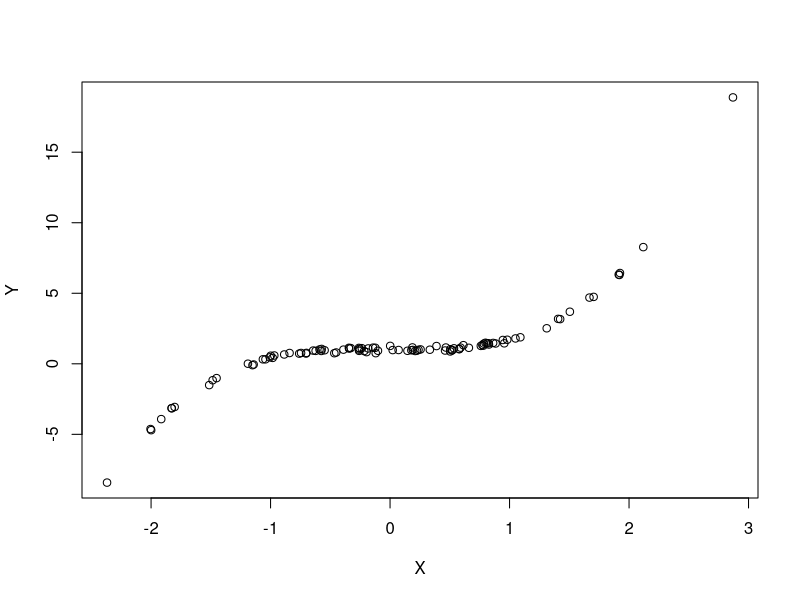
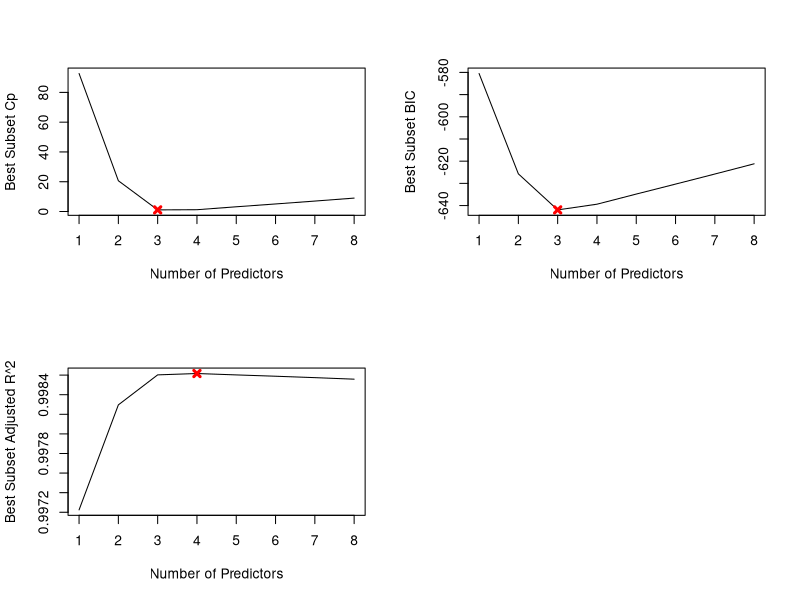
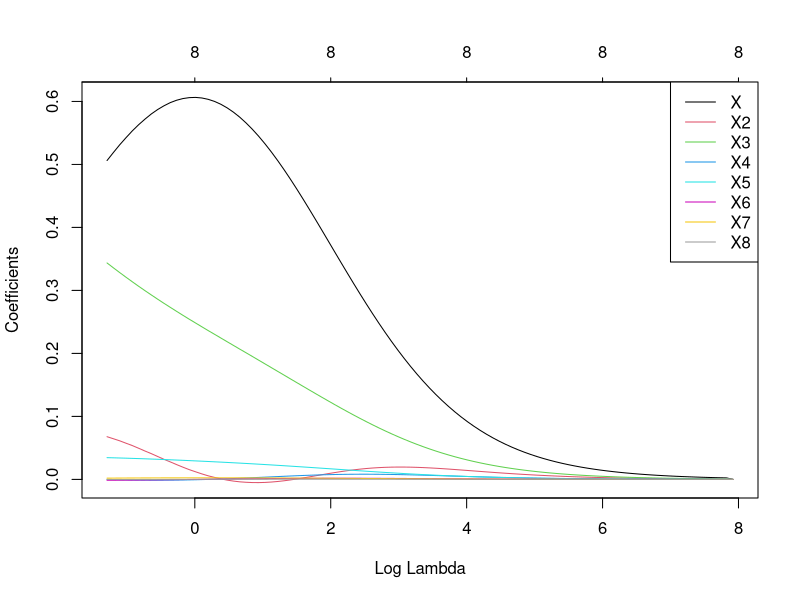
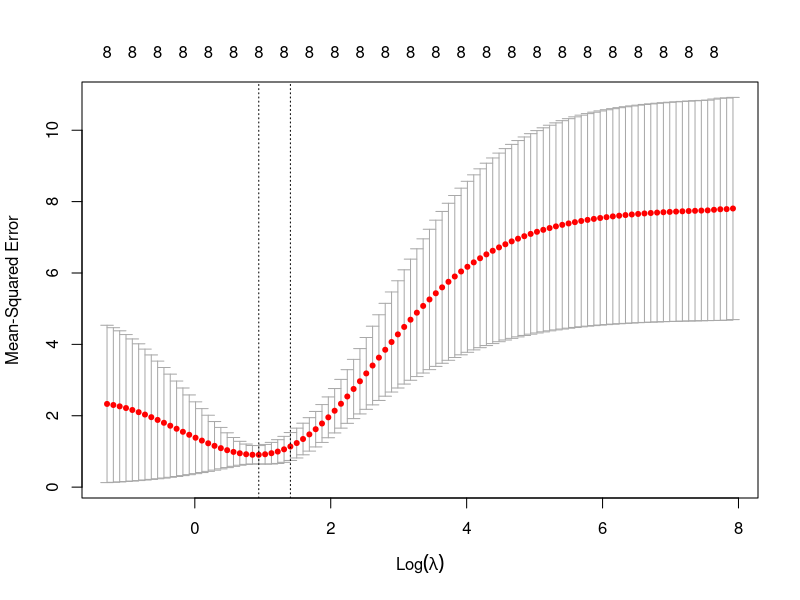
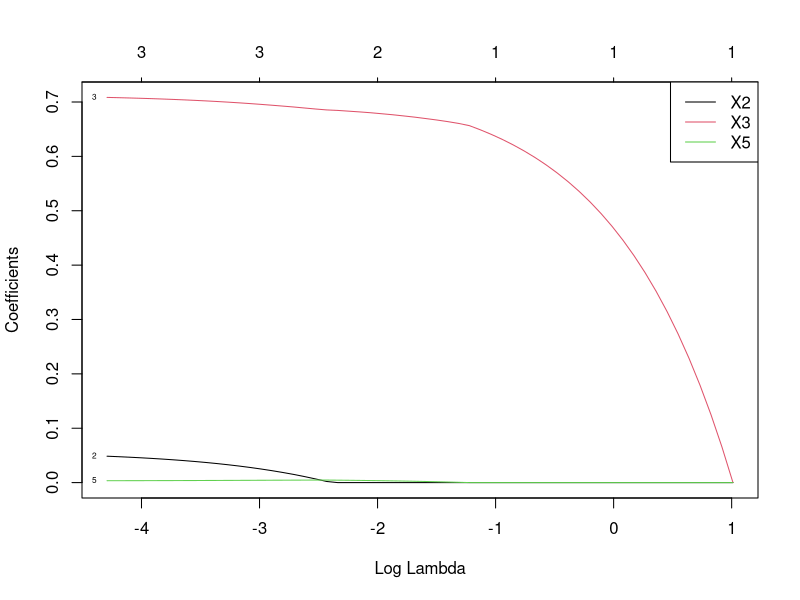
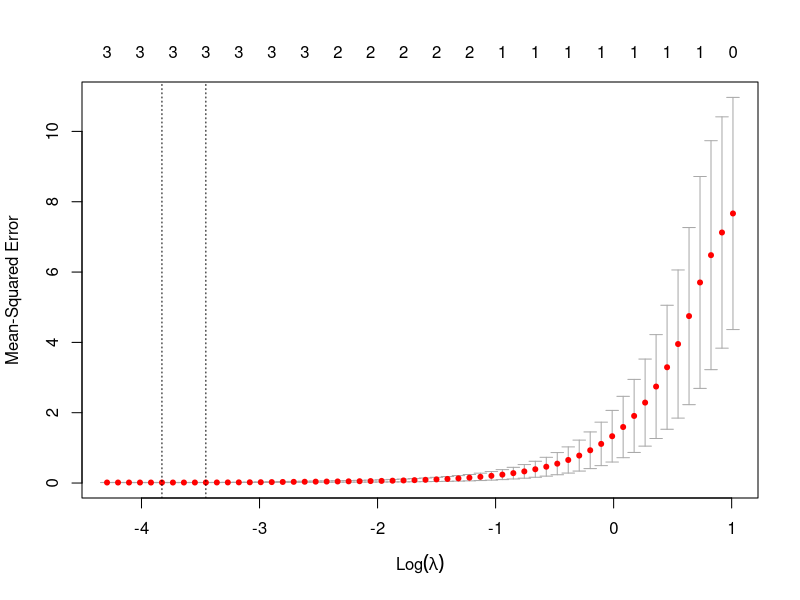

Write the R code that produced these figures, in order.
## ---- chunk 1
set.seed(19)
X <- rnorm(100)
eps <- 0.1*rnorm(100)
Y <- 1 - 0.1*X + 0.05*X^2 + 0.75*X^3 + eps
plot(X,Y)
## ---- chunk 2
#use best subset selection
library(leaps)
df <- data.frame(Y,X,X2=X^2,X3=X^3,X4=X^4,X5=X^5,X6=X^6,X7=X^7,X8=X^8) # or poly(X,8,raw=T)
full_model <- regsubsets(Y~X+X2+X3+X4+X5+X6+X7+X8, data=df, nvmax=8)
full_sum <- summary(full_model)
## ---- chunk 3
par(mfrow=c(2,2))
#measure Cp
min.cp <- which.min(full_sum$cp)  
plot(1:8, full_sum$cp, xlab="Number of Predictors", ylab="Best Subset Cp", type="l")
points(min.cp, full_sum$cp[min.cp], col="red", pch=4, lwd=3)
#measure BIC
min.bic <- which.min(full_sum$bic)  
plot(1:8, full_sum$bic, xlab="Number of Predictors", ylab="Best Subset BIC", type="l")
points(min.bic, full_sum$bic[min.bic], col="red", pch=4, lwd=3)
#measure adjusted R^2
max.adjr2 <- which.max(full_sum$adjr2)  
plot(1:8, full_sum$adjr2, xlab="Number of Predictors", ylab="Best Subset Adjusted R^2", type="l")
points(max.adjr2, full_sum$adjr2[max.adjr2], col="red", pch=4, lwd=3)
## ---- chunk 4
#best model coefficients obtained from Cp
coef(full_model, min.cp)
#best model coefficients obtained from BIC
coef(full_model, min.bic)
#best model coefficients obtained from adjusted R^2
coef(full_model, max.adjr2)
## ---- chunk 5
#fit the ridge model
library(glmnet)
x_matrix <- as.matrix(df[,-1]) #without Y
ridge_model <- glmnet(x_matrix, Y, alpha = 0, nlambda = 100)
## ---- chunk 6
par(mfrow=c(1,1))
plot(ridge_model, xvar = "lambda", col = 1:8)
legend("topright", col = 1:8, legend = row.names(ridge_model$beta), lty = 1)
## ---- chunk 7
set.seed(20)
ridge_model_cv <- cv.glmnet(x_matrix, Y, alpha = 0)
par(mfrow=c(1,1))
plot(ridge_model_cv)
ridge_lambda_min <- ridge_model_cv$lambda.min
ridge_lambda_min #optimal value of lambda
log(ridge_lambda_min) #optimal value of log(lambda)
## ---- chunk 8
predict(ridge_model_cv, s=ridge_lambda_min, type="coefficients")
## ---- chunk 9
#fit the lasso model
lasso_model <- glmnet(x_matrix, Y, alpha = 1, nlambda = 100)
## ---- chunk 10
par(mfrow=c(1,1))
plot(lasso_model, xvar = "lambda", label = T)
legend("topright", col = 1:3, legend = c("X2", "X3", "X5"), lty = 1)
## ---- chunk 11
set.seed(21)
lasso_model_cv <- cv.glmnet(x_matrix, Y, alpha = 1)
par(mfrow=c(1,1))
plot(lasso_model_cv)
lasso_lambda_min <- lasso_model_cv$lambda.min
lasso_lambda_min #optimal value of lambda
log(lasso_lambda_min) #optimal value of log(lambda)
## ---- chunk 12
predict(lasso_model_cv, s=lasso_lambda_min, type="coefficients")
